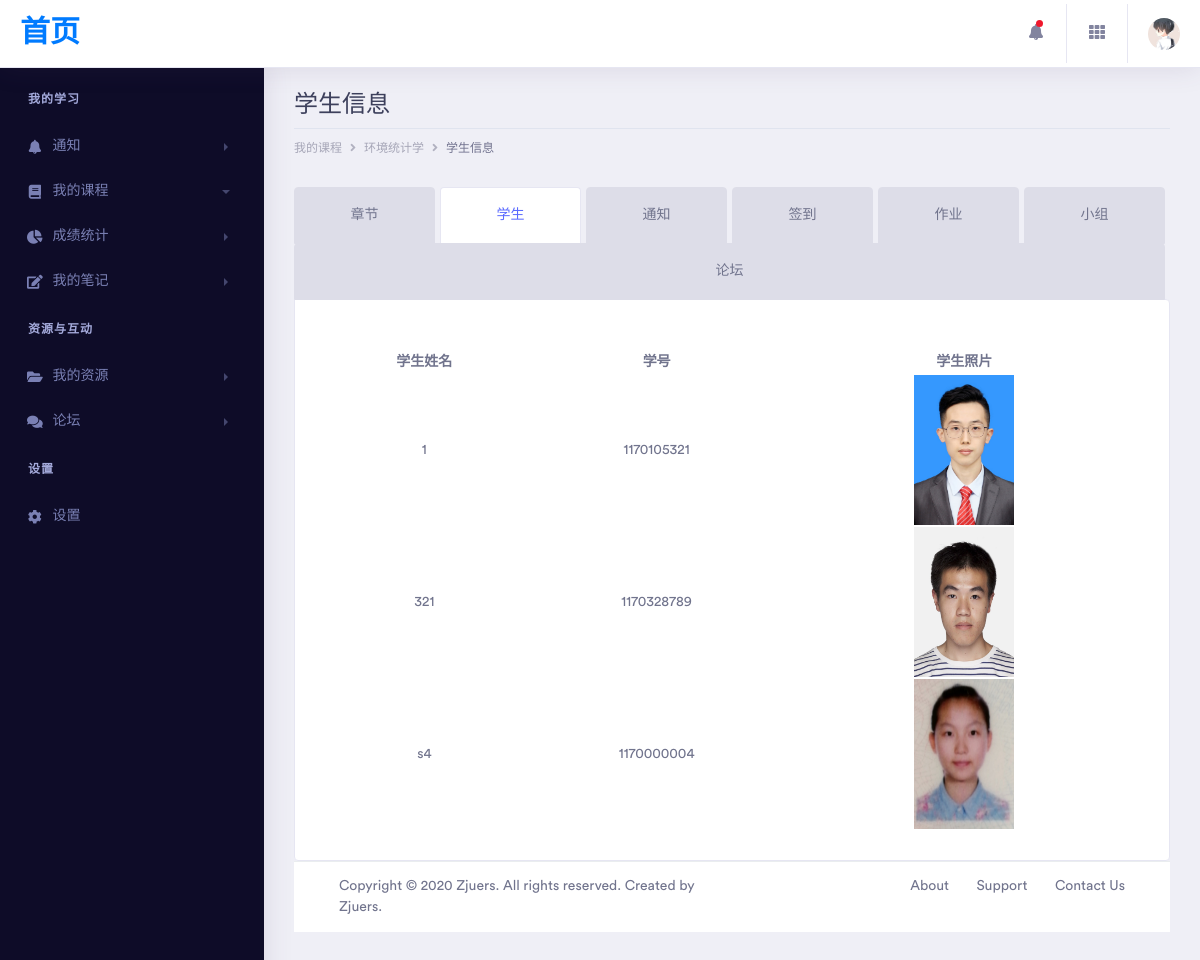
Screenshot of /teacherClass/13/detail/ (signed in) with the database file from the repository.
### db/models.py (models this page shows)
class Class(models.Model):
    class_name = models.CharField(max_length=200)
    create_date = models.DateTimeField(auto_now=True)
    info = models.TextField()
    teachers = models.ManyToManyField(
        Teacher,
        through='TeachMembership',
        through_fields=('class_id', 'teacher')
    )
    tas = models.ManyToManyField(
        TA,
        through='TAMembership',
        through_fields=('class_id', 'ta')
    )
    students = models.ManyToManyField(
        Student,
        through='StudentMembership',
        through_fields=('class_id', 'student'),
    )

class Student(models.Model):
    id = models.OneToOneField(User, primary_key=True, on_delete=models.CASCADE)
    student_id = models.CharField(max_length=50)
    dept = models.CharField(max_length=50)
    ref_photo_url = models.CharField(max_length=200)

### detail/views.py (the view)
# urls.py: path("", detail),
@login_required
def detail(request, class_id):
    cl = Class.objects.get(id=class_id)
    class_name = cl.class_name
    students = cl.students.all()
    tempList = []
    for student in students:
        tempList.append({
            "name": student.id.first_name,
            "id": student.student_id,
            "url": student.ref_photo_url
        })
    length = len(tempList)
    return render(request, "detail/detail.html", {
        "class_id": class_id,
        "student_lists": tempList,
        "class_name": class_name,
        "len": length
    })

### templates/detail/detail.html (shortened to what this page needs)
{% extends "commonTeacher.html" %}
{% block kk %}
    {% load static %}
    <div class="row">
        <div class="col-xl-12 col-lg-12 col-md-12 col-sm-12 col-12">
            <div class="page-header">
                <h2 class="pageheader-title">学生信息</h2>
                <div class="page-breadcrumb">
                    <nav aria-label="breadcrumb">
                       <ol class="breadcrumb">
                            <li class="breadcrumb-item"><a href="/teacherClass/allClass/" class="breadcrumb-link">我的课程</a></li>
                            <li class="breadcrumb-item"><a href="/teacherClass/{{ class_id }}/section/" class="breadcrumb-link">{{class_name}}</a></li>
                            <li class="breadcrumb-item active" aria-current="page">学生信息</li>
                        </ol>
                    </nav>
                </div>
            </div>
        </div>
    </div>
        <div class="tab-regular">
            <ul class="nav nav-tabs nav-fill">
                <li class="nav-item">
                    <a class="nav-link" href="/teacherClass/{{ class_id }}/section/">章节</a>
                </li>
                <li class="nav-item">
                    <a class="nav-link active" href="/teacherClass/{{ class_id }}/detail/">学生</a>
                </li>
                <li class="nav-item">
                    <a class="nav-link" href="/teacherClass/{{ class_id }}/notification/">通知</a>
                </li>
                <li class="nav-item">
                    <a class="nav-link" href="/teacherClass/{{ class_id }}/check/">签到</a>
                </li>
                <li class="nav-item">
                    <a class="nav-link" href="/teacherClass/{{ class_id }}/homework/">作业</a>
                </li>
                <li class="nav-item">
                    <a class="nav-link" href="/teacherClass/{{ class_id }}/group/" role="tab">小组</a>
                </li>
                <li class="nav-item">
                    <a class="nav-link" href="/teacherClass/{{ class_id }}/discuss/" role="tab">论坛</a>
                </li>
            </ul>
            <div class="tab-content" id="myTabContent7">
                            <table class="bordered col-lg-12">
                                <br>
                                <thead>
                                    <tr>
                                        <th class="text-center">学生姓名</th>
                                        <th class="text-center">学号</th>
                                        <th class="text-center">学生照片</th>
                                    </tr>
                                </thead>
                                <tbody>
                            {% for student in student_lists %}
                                <tr>
                                    <td class="text-center">{{ student.name }}</td>
                                    <td class="text-center">{{ student.id }}</td>
                                    <td class="text-center"><img  class="img-responsive collg-4" height="150" width="100" src="{{ student.url }}" /></td>
                                </tr>
                            {% endfor %}
                                </tbody>
                            </table>
            </div>
        </div>
{% endblock %}

### rows the page displays
Class: class_name "环境统计学"
Student: id "1170105321", url (picture)
Student: id "1170328789", url (picture)
Student: id "1170000004", url (picture)

### other values shown
{{ student.name }} "1" "321" "s4"
